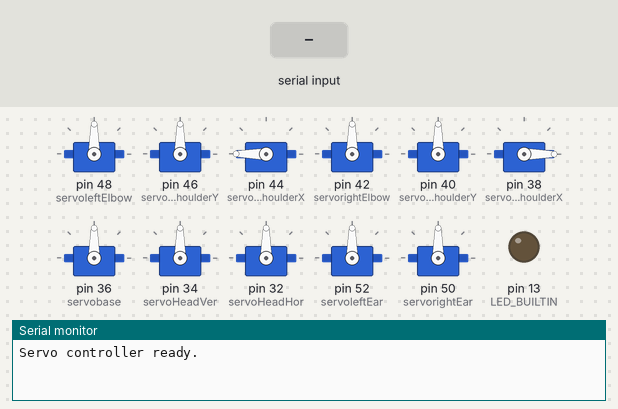
The sketch below on a simulated Arduino Mega 2560, built with avr-gcc and run on an emulated ATmega2560. On the bench: 11 × servo, output pins drawn as LEDs (lit = HIGH), the last lines printed to the serial monitor. Dashed ring = blinking. Inputs (shaded band) come from the test bench. Random numbers use the default seed unless the sketch sets one.

Above: at 2.7 s.
2.8 s: "90,45\n" received over the second serial link
At 3.11 s:
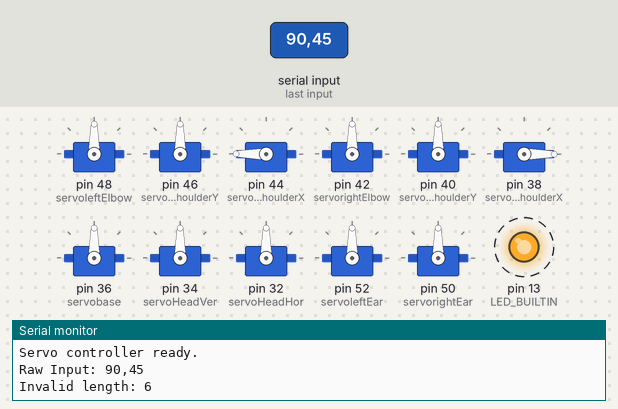
4.6 s: "0\n" received over the second serial link
At 5.4 s:
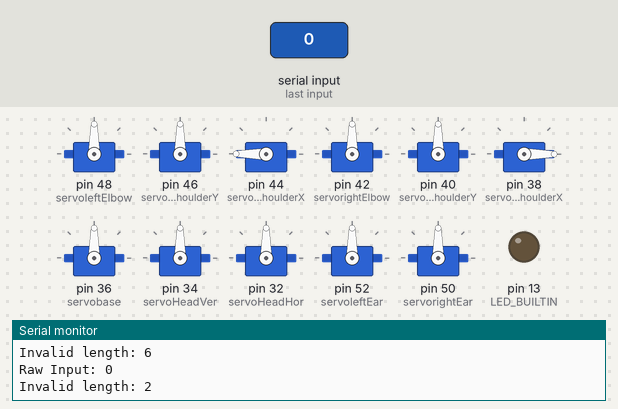
Timing chart, 0 to 7.6 s (numbered marks = the images above; inputs shaded):
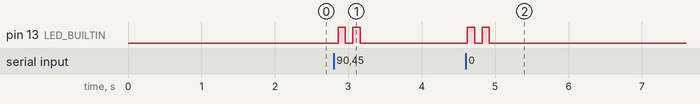

Measured:
- after the input at 2.8 s, pin 13 (LED_BUILTIN): alternates HIGH for 0.10 s and LOW for 0.10 s, 4 changes in all, then stays LOW, starting after 0.06 s
- after the input at 4.6 s, pin 13 (LED_BUILTIN): alternates HIGH for 0.10 s and LOW for 0.10 s, 4 changes in all, then stays LOW, starting at once

The sketch:

updated_arduino.ino
```cpp
// Pose Imitator Arduino Mega Code
// Debasish Buragohain
#include <Servo.h>

long int lastTimeMoved = 0;
const int gapInEarMovements = 6000;

Servo servoHeadHor;
Servo servoHeadVer;
Servo servorightShoulderY;
Servo servoleftShoulderY;
Servo servorightShoulderX;
Servo servoleftShoulderX;
Servo servorightElbow;
Servo servoleftElbow;
Servo servobase;
Servo servorightEar;
Servo servoleftEar;

void setup() {
  Serial.begin(9600);
  Serial3.begin(9600);
  Serial.print("Servo controller ready.");
  Serial.println("\n");
  pinMode(LED_BUILTIN, OUTPUT);

  servoleftElbow.attach(48);
  servoleftShoulderY.attach(46);
  servoleftShoulderX.attach(44);
  servorightElbow.attach(42);
  servorightShoulderY.attach(40);
  servorightShoulderX.attach(38);
  servobase.attach(36);
  servoHeadVer.attach(34);
  servoHeadHor.attach(32);
  servoleftEar.attach(52);
  servorightEar.attach(50);

  delay(1000);
  servoHeadHor.write(90);
  servoHeadVer.write(90);
  servorightShoulderY.write(90);
  servoleftShoulderY.write(90);
  servorightShoulderX.write(0);
  servoleftShoulderX.write(180);
  servorightElbow.write(90);
  servoleftElbow.write(90);
  servobase.write(90);
  servorightEar.write(90);
  servoleftEar.write(90);
  delay(500);
}

void loop() {
  if (Serial3.available()) {
    String inputText;
    while (Serial3.available()) {
      char c = Serial3.read();
      delay(10);
      inputText += c;
    }

    // --- FIX 1: Remove garbage ONLY after the 18th character (9 servos * 2 digits) ---
    // If your input has newline characters (\r\n), this cleans them up without cutting data.
    if (inputText.length() > 18) {
       inputText.remove(18);
    }

    Serial.println("");
    Serial.print("Raw Input: ");
    Serial.println(inputText);

    // --- FIX 2: Check for length 18 (9 Servos) ---
    if (inputText.length() != 18) {
      Serial.print("Invalid length: ");
      Serial.print(inputText.length());
      for (int dh = 0; dh < 2; dh++) {
        digitalWrite(LED_BUILTIN, HIGH); delay(100);
        digitalWrite(LED_BUILTIN, LOW); delay(100);
      }
      return;
    }
    else {
      // --- FIX 3: Increase Array Size to 9 ---
      int inputDegrees[9] = { -1, -1, -1, -1, -1, -1, -1, -1, -1};

      // --- FIX 4: Increase loop limit to read all 18 chars ---
      for (int i = 0; i <= 17; i += 2) {
        int tens = (int(inputText[i]) - 48) * 10;
        int ones = (int(inputText[i + 1]) - 48);
        inputDegrees[i / 2] = (tens + ones) * 10;
      }

      String displayIt;
      for (int i = 0; i < 9; i++) {
        if (inputDegrees[i] == -1) {
          Serial.print("Error: input degree array contains an error value.");
          return;
        }
        displayIt += String(inputDegrees[i]) + ' ';
      }
      Serial.print("Parsed Angles: ");
      Serial.println(displayIt);

      if (millis() - lastTimeMoved >= gapInEarMovements) moveEarServos();

      // Map the 9 values to your servos
      if (servoHeadHor.read() != inputDegrees[0]) { servoHeadHor.write(inputDegrees[0]); delay(150); }
      // Note: You skipped index 1 in your Node logic previously, ensure this mapping matches your new 9-value logic
      if (servorightShoulderY.read() != inputDegrees[1]) { servorightShoulderY.write(inputDegrees[1]); delay(150); }
      if (servoleftShoulderY.read() != inputDegrees[2]) { servoleftShoulderY.write(inputDegrees[2]); delay(150); }
      if (servorightShoulderX.read() != inputDegrees[3]) { servorightShoulderX.write(inputDegrees[3]); delay(150); }
      if (servoleftShoulderX.read() != inputDegrees[4]) { servoleftShoulderX.write(inputDegrees[4]); delay(150); }
      if (servorightElbow.read() != inputDegrees[5]) { servorightElbow.write(inputDegrees[5]); delay(150); }
      if (servoleftElbow.read() != inputDegrees[6]) { servoleftElbow.write(inputDegrees[6]); delay(150); }
      if (servobase.read() != inputDegrees[7]) { servobase.write(inputDegrees[7]); delay(150); }

      // --- FIX 5: Handle the 9th Value (Index 8) ---
      // You need to decide which physical servo 'inputDegrees[8]' controls.
      // For example, if it's the Head Vertical:
      // if (servoHeadVer.read() != inputDegrees[8]) { servoHeadVer.write(inputDegrees[8]); delay(150); }
    }
    delay(40);
  }
}

void moveEarServos() {
  lastTimeMoved = millis();
  int servoTarget;
  switch (servorightEar.read()) {
    case 0: servoTarget = 90; break;
    case 90: int ranNum = round(random(0, 1)); servoTarget = (ranNum == 0) ? 0 : 180; break;
    case 180: servoTarget = 90; break;
  }
  servorightEar.write(servoTarget); delay(300);
  servoleftEar.write(servoTarget); delay(300);
}
```
